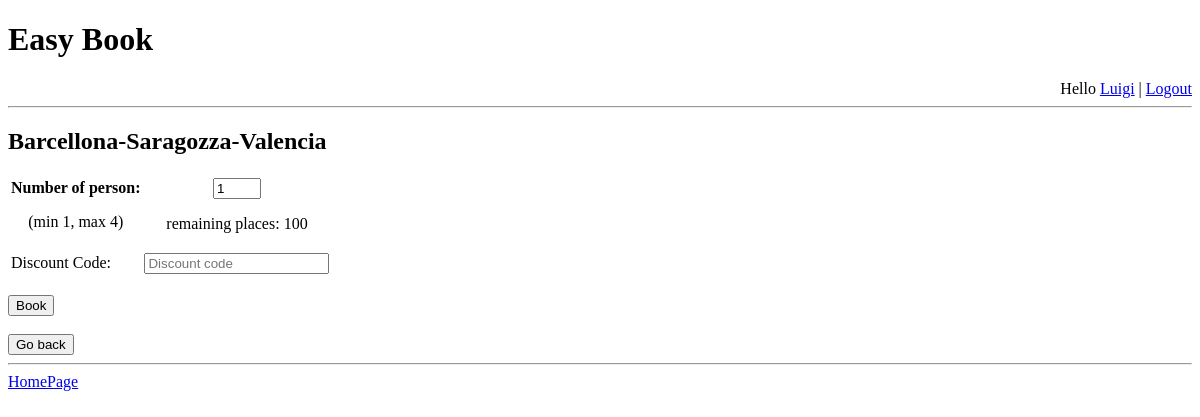
The page /user/operation/book_travel.php?travel=1 (signed in) on the database as committed earlier.
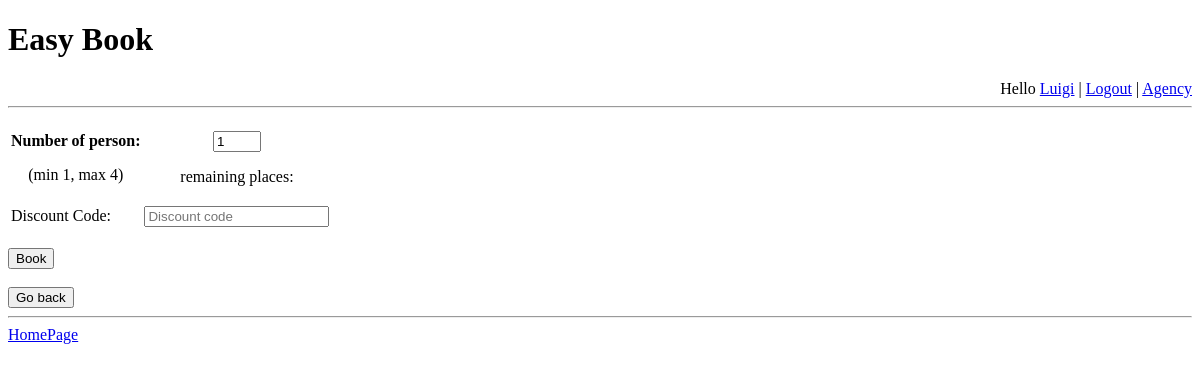
The same page on the database as committed later.
### tables this page shows
CREATE TABLE `viaggio` (
  `id` int NOT NULL,
  `postiDisponibili` int NOT NULL,
  `dataPartenza` date NOT NULL,
  `dataArrivo` date NOT NULL,
  `prezzo` int NOT NULL,
  `id_agenzia` int NOT NULL,
  `id_itinerario` int NOT NULL
);

### user/operation/book_travel.php (the view, shortened to what this page needs)
<!DOCTYPE html>
<html lang="en">
<head>
    <link rel="stylesheet" href="../../style/style.css">
</head>
<body>
    <h1>Easy Book</h1>
    <?php
    include_once("../../database/dbConnection.php");
    if (isset($_SESSION["id"])) {
        PrintLoginInfo();
    } else {
        header("location:../login.php");
    }
    $conn = OpenCon();
    if (!isset($_POST["submit"])) {
        $travel_id = $_GET["travel"];
        $dest_query = 'SELECT l.nome
                FROM localita as l, itinerario_localita as il
                WHERE l.id = il.id_localita
                AND il.id_itinerario =
                    (SELECT v.id_itinerario
                    FROM viaggio as v
                    WHERE v.id = \'' . $travel_id . '\');';
        $dest = $conn->query($dest_query);
        $cities = "";
        foreach ($dest as $c) {
            $cities .= ($c["nome"] . '-');
        }
        $cities = substr_replace($cities, "", -1);
    ?>
        <hr>
        <h2><?php echo ($cities); ?></h2>
        <?php
        $places_query = 'SELECT v.postiDisponibili as places
                FROM viaggio as v
                WHERE v.id = \'' . $travel_id . '\'';
        $places = $conn->query($places_query)->fetch_array();
        ?>
        <form action="<?php echo ($_SERVER["PHP_SELF"]); ?>" method="post">
            <table>
                <tr>
                    <td>
                        <section style="text-align: center">
                            <b>Number of person:</b>
                            <p>(min 1, max 4)</p>
                        </section>
                    </td>
                    <td>
                        <section style="text-align: center">
                            <input type="number" name="reservation" min="1" max="4" value="1" required>
                            <p>remaining places: <?php echo ($places["places"]); ?></p>
                        </section>
                    </td>
                </tr>
                <tr>
                    <td>Discount Code:</td>
                    <td>
                        <input type="text" name="code" placeholder="Discount code">
                    </td>
                </tr>
            </table>
            <br>
            <input type="submit" name="submit" value="Book">
        </form>
    <?php
        $agency_name = str_replace(' ', '+', $_SESSION["agency"]);
        echo ("<br><button onclick=\"location.href='../../agency/info_agency.php?agency={$agency_name}'\">Go back</button>");
    }
    ?>
    <footer>
        <hr>
        <a href="../../index.php">HomePage</a>
    </footer>
</body>
</html>

### database/dbConnection.php (shortened to what this page needs)
<?php
$HOME_FOLDER = "/easy-book/WebSite/";
function OpenCon()
{
    $conn = new mysqli("127.0.0.1", "root", "password", "easybook") or die("Connection failed: %s\n" . $conn->error);
    return $conn;
}
function PrintLoginInfo()
{
    global $HOME_FOLDER;
    $conn = OpenCon();
    if (isset($_SESSION["id"])) {
        echo ("<div class=\"login\">Hello <a href='{$HOME_FOLDER}user/info_user.php'>{$_SESSION["name"]}</a> | <a href=\"{$HOME_FOLDER}user/logout.php\">Logout</a>");
        $admin_query = 'SELECT u.id AS id FROM amministratore AS a, utente AS u WHERE u.id = a.id_utente AND a.dataRitiro IS NULL;';
        $res = $conn->query($admin_query);
        $agency_query = "SELECT a.id FROM agenzia as a
                WHERE a.id_utente = '{$_SESSION["id"]}';";
        $res = $conn->query($agency_query);
        if ($res->num_rows > 0) {
            echo (" | <a href=\"{$HOME_FOLDER}agency/homepage_agency.php\">Agency</a>");
        }
        echo ("</div>");
    } else {
        echo ("<div class=\"login\"><a href=\"{$HOME_FOLDER}user/login.php\">Login</a> | <a href=\"{$HOME_FOLDER}user/register.php\">Sign Up</a></div>");
    }
}

Rows that differ between the two databases and show on the page:
removed viaggio: postiDisponibili "100"
Other text that changed with them:
$cities: "Barcellona-Saragozza-Valencia" → (not shown)
text now shown: "| Agency"
